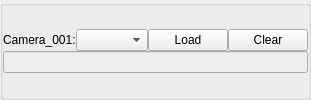
                          <widget class="QGroupBox" name="camera_index_groupBox_1">
                           <property name="title">
                            <string/>
                           </property>
                           <layout class="QGridLayout" name="gridLayout_3">
                            <property name="leftMargin">
                             <number>0</number>
                            </property>
                            <property name="topMargin">
                             <number>0</number>
                            </property>
                            <property name="rightMargin">
                             <number>0</number>
                            </property>
                            <property name="bottomMargin">
                             <number>0</number>
                            </property>
                            <property name="spacing">
                             <number>0</number>
                            </property>
                            <item row="0" column="0">
                             <layout class="QVBoxLayout" name="verticalLayout_5">
                              <item>
                               <layout class="QHBoxLayout" name="horizontalLayout_5" stretch="0,1,0,0">
                                <item>
                                 <widget class="QLabel" name="camera_index_label_1">
                                  <property name="text">
                                   <string>Camera_001:</string>
                                  </property>
                                 </widget>
                                </item>
                                <item>
                                 <widget class="QComboBox" name="camera_index_comboBox_1"/>
                                </item>
                                <item>
                                 <widget class="QPushButton" name="camera_index_pushButton_1">
                                  <property name="text">
                                   <string>Load</string>
                                  </property>
                                 </widget>
                                </item>
                                <item>
                                 <widget class="QPushButton" name="camera_index_clear_pushButton_1">
                                  <property name="text">
                                   <string>Clear</string>
                                  </property>
                                 </widget>
                                </item>
                               </layout>
                              </item>
                              <item>
                               <layout class="QHBoxLayout" name="horizontalLayout_6">
                                <item>
                                 <widget class="QLineEdit" name="camera_index_lineEdit_1">
                                  <property name="enabled">
                                   <bool>false</bool>
                                  </property>
                                 </widget>
                                </item>
                               </layout>
                              </item>
                             </layout>
                            </item>
                           </layout>
                          </widget>
